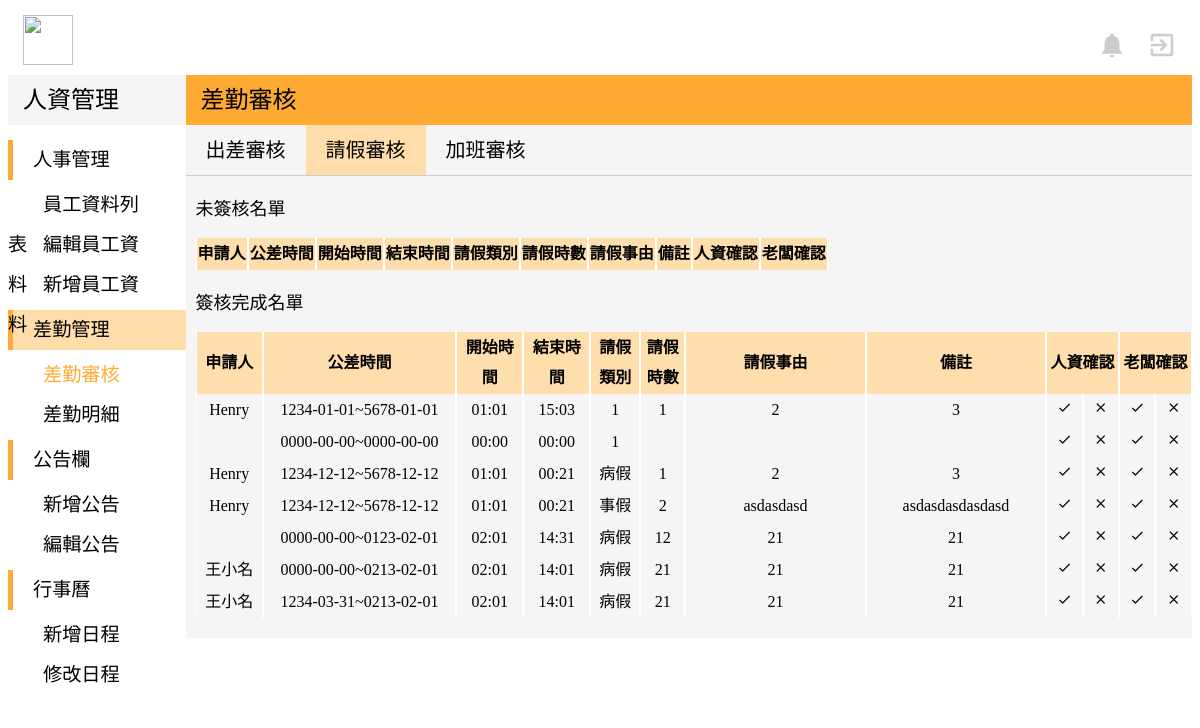
The app's page /admin-Model/admin_leave.php (signed in), older data.
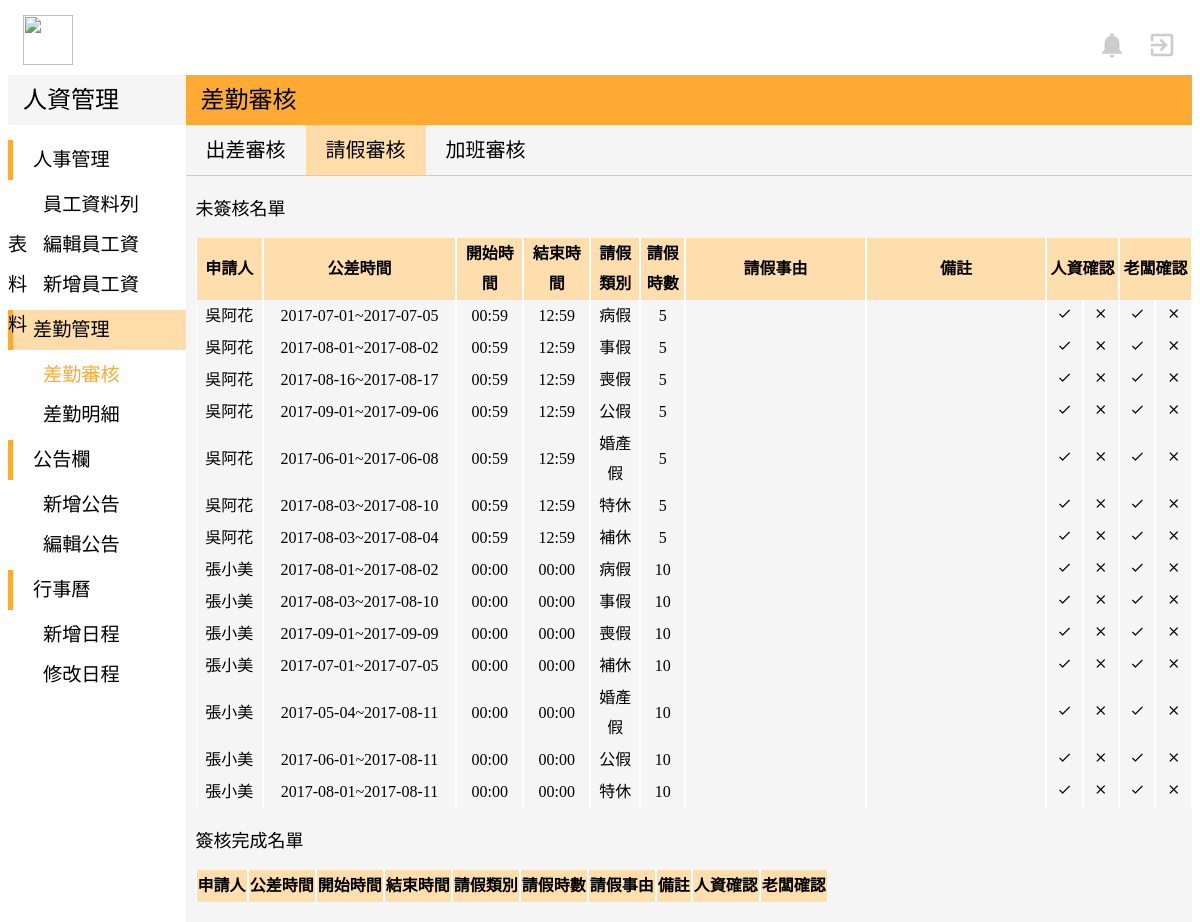
The same page, newer data.
### tables this page shows
CREATE TABLE `leave` (
  `id` int(11) NOT NULL,
  `l_sn` varchar(15) NOT NULL,
  `l_name` varchar(30) NOT NULL,
  `l_startDate` date NOT NULL,
  `l_startTime` time NOT NULL,
  `l_endDate` date NOT NULL,
  `l_endTime` time NOT NULL,
  `l_month` varchar(2) NOT NULL,
  `l_type` varchar(30) NOT NULL,
  `l_compensatoryLevae` varchar(30) NOT NULL,
  `l_annualLeave` varchar(30) NOT NULL,
  `l_marriageLeave` varchar(30) NOT NULL,
  `l_officialLeave` varchar(30) NOT NULL,
  `l_personalLeave` varchar(30) NOT NULL,
  `l_funeralLeave` varchar(30) NOT NULL,
  `l_sickLeave` varchar(30) NOT NULL,
  `l_hrs` varchar(30) NOT NULL,
  `l_state` varchar(30) NOT NULL,
  `l_comment` varchar(30) NOT NULL,
  `l_hrCheck` varchar(30) NOT NULL DEFAULT '簽核中',
  `l_bossCheck` varchar(30) NOT NULL DEFAULT '審核中',
  `l_applyDate` timestamp NOT NULL DEFAULT CURRENT_TIMESTAMP
);

### admin-Model/admin_leave.php (the view, shortened to what the changed rows need)
<!DOCTYPE html>
<?php
$servername = "localhost";
$username = "root";
$password = "root";
$dbname = "peopleresource";
try {
    $conn = mysqli_connect($servername,$username ,$password,$dbname);
    $sql = "SELECT * FROM `leave`";
    $result = mysqli_query($conn,$sql);
    }
catch(PDOException $e)
    {
    echo $sql . "<br>" . $e->getMessage();
    }
?>
<html>
<head>
	<link rel="stylesheet" href="../view/indexStyle.css">
</head>
<body>
	<div class="down">
		<div class="right">
			<div class="right-bottom">
        <div style="margin-left:10px">
          <table cellspacing="0">
          	<th>申請人</th>
          	<th>公差時間</th>
          	<th>開始時間</th>
          	<th>結束時間</th>
          	<th>請假類別</th>
          	<th>請假時數</th>
          	<th>請假事由</th>
          	<th>備註</th>
          	<th colspan="2">人資確認</th>
          	<th colspan="2">老闆確認</th>
          <?php
          while($row = mysqli_fetch_array($result)) {
          if($row["l_hrCheck"]=='簽核中' || $row["l_bossCheck"]=='簽核中'){?>
          <tr>
          	<td style="width:70px"><?php echo $row["l_name"]; ?></td>
          	<td style="width:215px"><?php echo $row["l_startDate"]; ?>~<?php echo $row["l_endDate"];?></td>
          	<td style="width:70px"><?php echo substr( $row["l_startTime"],0,-3);?></td>
          	<td style="width:70px"><?php echo substr( $row["l_endTime"],0,-3);?></td>
          	<td style="width:50px"><?php echo $row["l_type"]?></td>
          	<td style="width:45px"><?php echo $row["l_hrs"];?></td>
          	<td style="width:200px"><?php echo $row["l_state"];?></td>
          	<td style="width:200px"><?php echo $row["l_comment"];?></td>
            <td style="width:35px"><a href="admin_leave_hrCheck.php?id=<?php echo $row["id"]; ?>">
            <i class="material-icons" style="font-size:15px">check</i></a></td>
            <td style="width:35px"><a href="admin_leave_hrCheck.php?id=<?php echo $row["id"]; ?>">
                 <i class="material-icons" style="font-size:15px">clear</i></a></td>
            <td style="width:35px"><a href="admin_leave_bossCheck.php?id=<?php echo $row["id"]; ?>">
            <i class="material-icons" style="font-size:15px">check</i></a></td>
            <td style="width:35px"><a href="admin_leave_bossCheck.php?id=<?php echo $row["id"]; ?>">
            <i class="material-icons" style="font-size:15px">clear</i></a></td>
          </tr>
          <?php }} ?>
          </table>
        </div>
        <div style="margin-left:10px">
        	<table cellspacing="0">
            <th>申請人</th>
            <th>公差時間</th>
            <th>開始時間</th>
            <th>結束時間</th>
            <th>請假類別</th>
            <th>請假時數</th>
            <th>請假事由</th>
            <th>備註</th>
            <th colspan="2">人資確認</th>
            <th colspan="2">老闆確認</th>
          <?php
            $sql = "SELECT * FROM `leave`";
            $result = mysqli_query($conn,$sql);
  					while($row2 = mysqli_fetch_array($result)) {
            if($row2["l_hrCheck"]!='簽核中' && $row2["l_bossCheck"]!='簽核中'){
          ?>
          <tr>
            <td style="width:70px"><?php echo $row2["l_name"]; ?></td>
            <td style="width:215px"><?php echo $row2["l_startDate"]; ?>~<?php echo $row2["l_endDate"];?></td>
            <td style="width:70px"><?php echo substr( $row2["l_startTime"],0,-3);?></td>
            <td style="width:70px"><?php echo substr($row2["l_endTime"],0,-3);?></td>
            <td style="width:50px"><?php echo $row2["l_type"]?></td>
            <td style="width:45px"><?php echo $row2["l_hrs"];?></td>
            <td style="width:200px"><?php echo $row2["l_state"];?></td>
            <td style="width:200px"><?php echo $row2["l_comment"];?></td>
            <td style="width:35px"><a href="admin_leave_hrCheck.php?id=<?php echo $row2["id"]; ?>">
            <i class="material-icons" style="font-size:15px">check</i></a></td>
            <td style="width:35px"><a href="admin_leave_hrCheck.php?id=<?php echo $row2["id"]; ?>">
                 <i class="material-icons" style="font-size:15px">clear</i></a></td>
            <td style="width:35px"><a href="admin_leave_bossCheck.php?id=<?php echo $row2["id"]; ?>">
            <i class="material-icons" style="font-size:15px">check</i></a></td>
            <td style="width:35px"><a href="admin_leave_bossCheck.php?id=<?php echo $row2["id"]; ?>">
            <i class="material-icons" style="font-size:15px">clear</i></a></td>
          </tr>
          <?php }} ?>
          </table>
        </div>
			</div>
		</div>
	</div>
</body>
</html>

Row changes from the older to the newer data that the page shows:
removed leave: l_name "Henry", l_startDate "1234-01-01", l_endDate "5678-01-01", l_startTime "01:01", l_endTime "15:03", l_type "1", l_hrs "1", l_state "2", l_comment "3"
removed leave: l_startDate "0000-00-00", l_endDate "0000-00-00", l_startTime "00:00", l_endTime "00:00", l_type "1"
removed leave: l_name "Henry", l_startDate "1234-12-12", l_endDate "5678-12-12", l_startTime "01:01", l_endTime "00:21", l_type "病假", l_hrs "1", l_state "2", l_comment "3"
removed leave: l_name "Henry", l_startDate "1234-12-12", l_endDate "5678-12-12", l_startTime "01:01", l_endTime "00:21", l_type "事假", l_hrs "2", l_state "asdasdasd", l_comment "asdasdasdasdasd"
removed leave: l_startDate "0000-00-00", l_endDate "0123-02-01", l_startTime "02:01", l_endTime "14:31", l_type "病假", l_hrs "12", l_state "21", l_comment "21"
removed leave: l_name "王小名", l_startDate "0000-00-00", l_endDate "0213-02-01", l_startTime "02:01", l_endTime "14:01", l_type "病假", l_hrs "21", l_state "21", l_comment "21"
removed leave: l_name "王小名", l_startDate "1234-03-31", l_endDate "0213-02-01", l_startTime "02:01", l_endTime "14:01", l_type "病假", l_hrs "21", l_state "21", l_comment "21"
added leave: l_name "吳阿花", l_startDate "2017-07-01", l_endDate "2017-07-05", l_startTime "00:59", l_endTime "12:59", l_type "病假", l_hrs "5"
added leave: l_name "吳阿花", l_startDate "2017-08-01", l_endDate "2017-08-02", l_startTime "00:59", l_endTime "12:59", l_type "事假", l_hrs "5"
added leave: l_name "吳阿花", l_startDate "2017-08-16", l_endDate "2017-08-17", l_startTime "00:59", l_endTime "12:59", l_type "喪假", l_hrs "5"
added leave: l_name "吳阿花", l_startDate "2017-09-01", l_endDate "2017-09-06", l_startTime "00:59", l_endTime "12:59", l_type "公假", l_hrs "5"
added leave: l_name "吳阿花", l_startDate "2017-06-01", l_endDate "2017-06-08", l_startTime "00:59", l_endTime "12:59", l_type "婚產假", l_hrs "5"
added leave: l_name "吳阿花", l_startDate "2017-08-03", l_endDate "2017-08-10", l_startTime "00:59", l_endTime "12:59", l_type "特休", l_hrs "5"
added leave: l_name "吳阿花", l_startDate "2017-08-03", l_endDate "2017-08-04", l_startTime "00:59", l_endTime "12:59", l_type "補休", l_hrs "5"
added leave: l_name "張小美", l_startDate "2017-08-01", l_endDate "2017-08-02", l_startTime "00:00", l_endTime "00:00", l_type "病假", l_hrs "10"
added leave: l_name "張小美", l_startDate "2017-08-03", l_endDate "2017-08-10", l_startTime "00:00", l_endTime "00:00", l_type "事假", l_hrs "10"
added leave: l_name "張小美", l_startDate "2017-09-01", l_endDate "2017-09-09", l_startTime "00:00", l_endTime "00:00", l_type "喪假", l_hrs "10"
added leave: l_name "張小美", l_startDate "2017-07-01", l_endDate "2017-07-05", l_startTime "00:00", l_endTime "00:00", l_type "補休", l_hrs "10"
added leave: l_name "張小美", l_startDate "2017-05-04", l_endDate "2017-08-11", l_startTime "00:00", l_endTime "00:00", l_type "婚產假", l_hrs "10"
added leave: l_name "張小美", l_startDate "2017-06-01", l_endDate "2017-08-11", l_startTime "00:00", l_endTime "00:00", l_type "公假", l_hrs "10"
added leave: l_name "張小美", l_startDate "2017-08-01", l_endDate "2017-08-11", l_startTime "00:00", l_endTime "00:00", l_type "特休", l_hrs "10"
